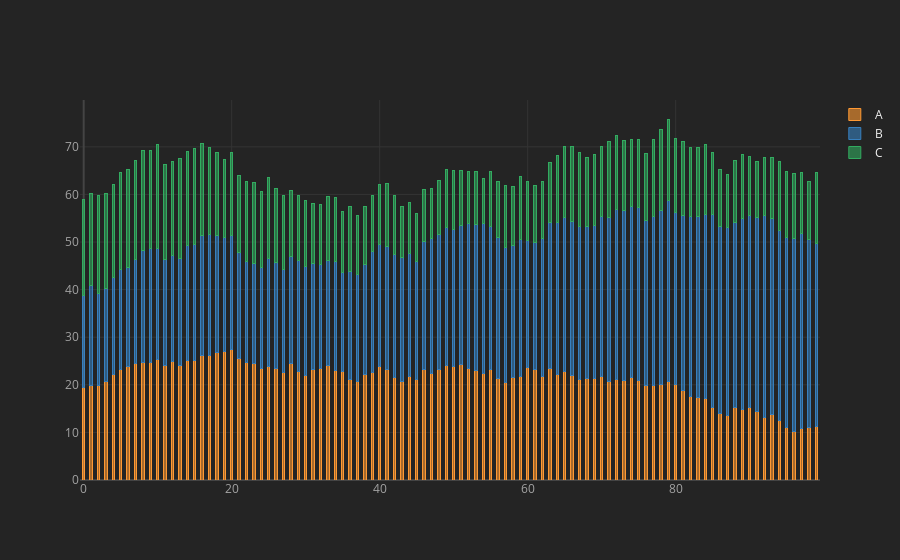

Notebook code cell kept with this figure:
### Code cell
df.iplot(kind = 'bar', barmode='stack', bargap=0.7)
